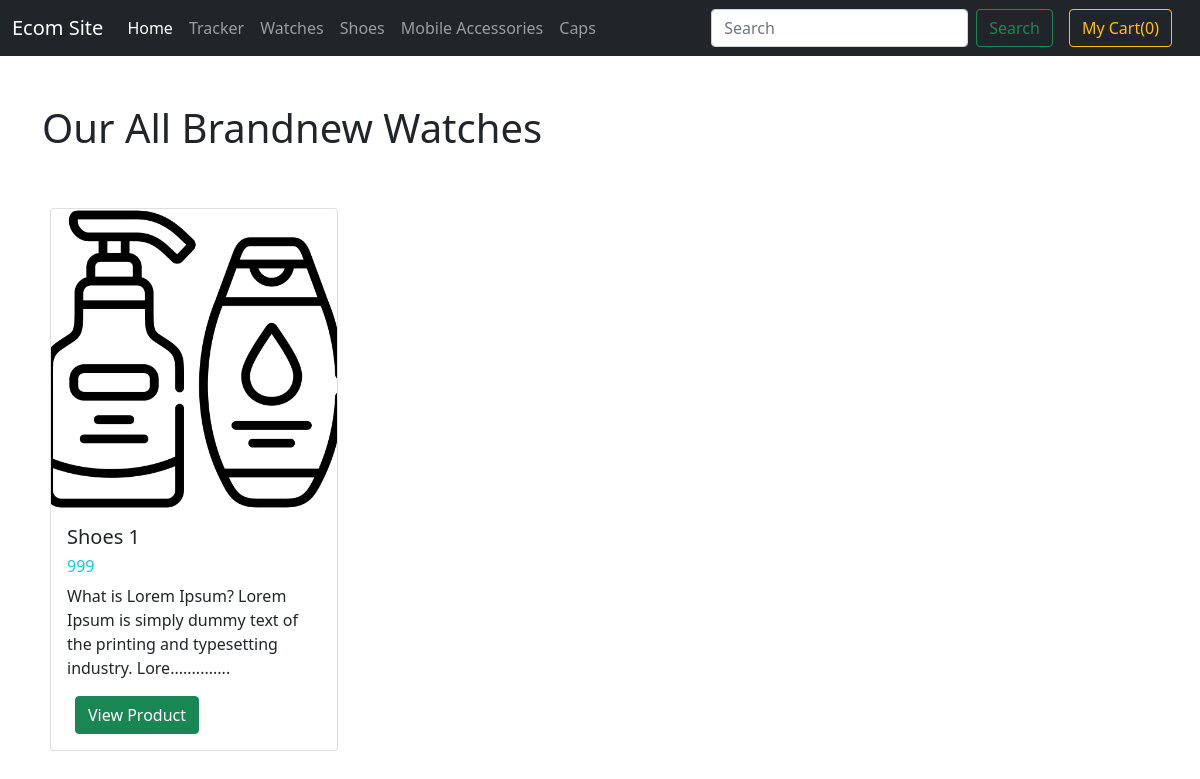
/shoes/, run on the app's committed database.
### EcomApp/models.py (models this page shows, shortened)
class Product(models.Model):
    id = models.AutoField(primary_key=True)
    name = models.CharField(max_length=30)
    price = models.IntegerField()
    d_price = models.IntegerField()
    brand = models.CharField(max_length=30)
    description = models.CharField(max_length=3000, default="")
    about_1 = models.CharField(max_length=300)
    about_2 = models.CharField(max_length=300)
    about_3 = models.CharField(max_length=300)
    category = models.CharField(choices=category_choices, max_length=20, default="")
    image = models.ImageField(upload_to = 'product_images')

### EcomApp/views.py (the view)
# urls.py: path('shoes/', views.shoes, name='shoes'),
def shoes(request):
    product = Product.objects.all().filter(category = 'shoes')
    content = {
        'product':product
    }
    return render(request, 'shoes.html',content)

### templates/shoes.html (shortened to what this page needs)
{% extends 'base.html' %}
{% block body %}
<div class="container">
    <h1 class="mt-5">Our All Brandnew Watches</h1>
    {% for p in product %}
    <div class="card d-inline-block my-5 mx-2" style="width: 18rem;">
        <img src="{{p.image.url}}" class="card-img-top" alt="..."
            style=" width: 100%; object-fit:cover; height: 300px;">
        <div class="card-body">
            <h5 class="product_name card-title">{{p.name}}</h5>
            <h6 class="product_price card-title text-info">{{p.d_price}}</h6>
            <p class="card-text">{{p.description|slice:":100"}}..............</p>
            <a href="/product/{{p.id}}" class="btn btn-success mx-2">View Product</a>
        </div>
    </div>
    {% endfor %}
</div>
</body>
{% endblock body %}

### data on the page
Product: image (picture), name "Shoes 1", d_price "999", description "What is Lorem Ipsum? Lorem Ipsum is simply dummy text of the printing and typesetting industry. Lore"
